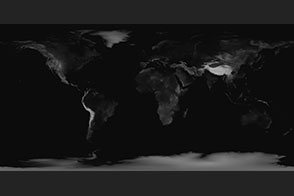
#> input picture srtm_ramp2.worldx294x196.jpg, 294 x 196 px
$ python main.py
#> lines starting #> are read from the running program, lines starting #| are printed output that depends on the picture
import numpy as np
import cv2
import matplotlib.pyplot as plt

# 10800 x 21600 resolution, use with caution (memory hungry)
FULL_HEIGHT_MAP_IMAGE_NAME = 'gebco_08_rev_elev_21600x10800.png'
# 294 x 196 resolution
LIGHT_HEIGHT_MAP_IMAGE_NAME = 'srtm_ramp2.worldx294x196.jpg'

img = cv2.imread(LIGHT_HEIGHT_MAP_IMAGE_NAME)
#> img is the input picture: shape (196, 294, 3); min 0, max 190, mean 26.1

# If you're using FULL_HEIGHT_MAP_IMAGE_NAME as the image file,
# uncomment from "START_RESIZE" till "END_RESIZE" to resize the picture and
# pay attention that even 1 percent on M1 Macbook Air
# is heavy, don't even think about 10 percent!
# START_RESIZE
# scale_percent = 1  # percent of original size
# width = int(img.shape[1] * scale_percent / 100)
# height = int(img.shape[0] * scale_percent / 100)
# dim = (width, height)
# img = cv2.resize(img, dim, interpolation=cv2.INTER_AREA)
# END_RESIZE

img = img[:, :, 0:1]
#> img: shape (196, 294, 1)
rows, cols, ch = img.shape
#> rows = 196; cols = 294; ch = 1


def f(x, y):
    return np.sqrt(img[x, y, 0])
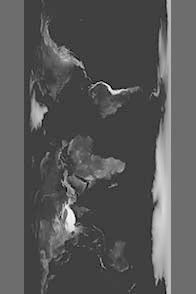
#> returned value: shape (294, 196) float16; min 0, max 13.78, mean 4.77; drawn with min black and max white


y = range(cols)
x = range(rows)
X, Y = np.meshgrid(x, y)
Z = f(X, Y)
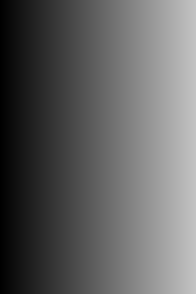
#> X: shape (294, 196) int64; min 0, max 195, mean 97.5

fig = plt.figure()
ax = plt.axes(projection='3d')
ax.contour3D(X, Y, Z, 50, cmap='binary')
ax.set_xlabel('x')
ax.set_ylabel('y')
ax.set_zlabel('z')

plt.show()
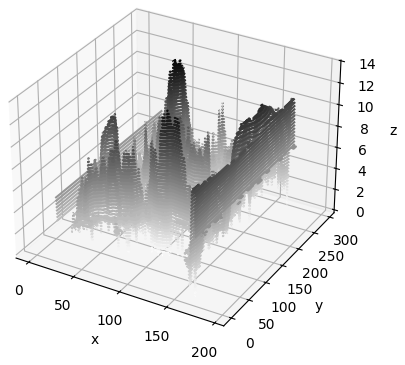
#> figure drawn by matplotlib, 1 panel
